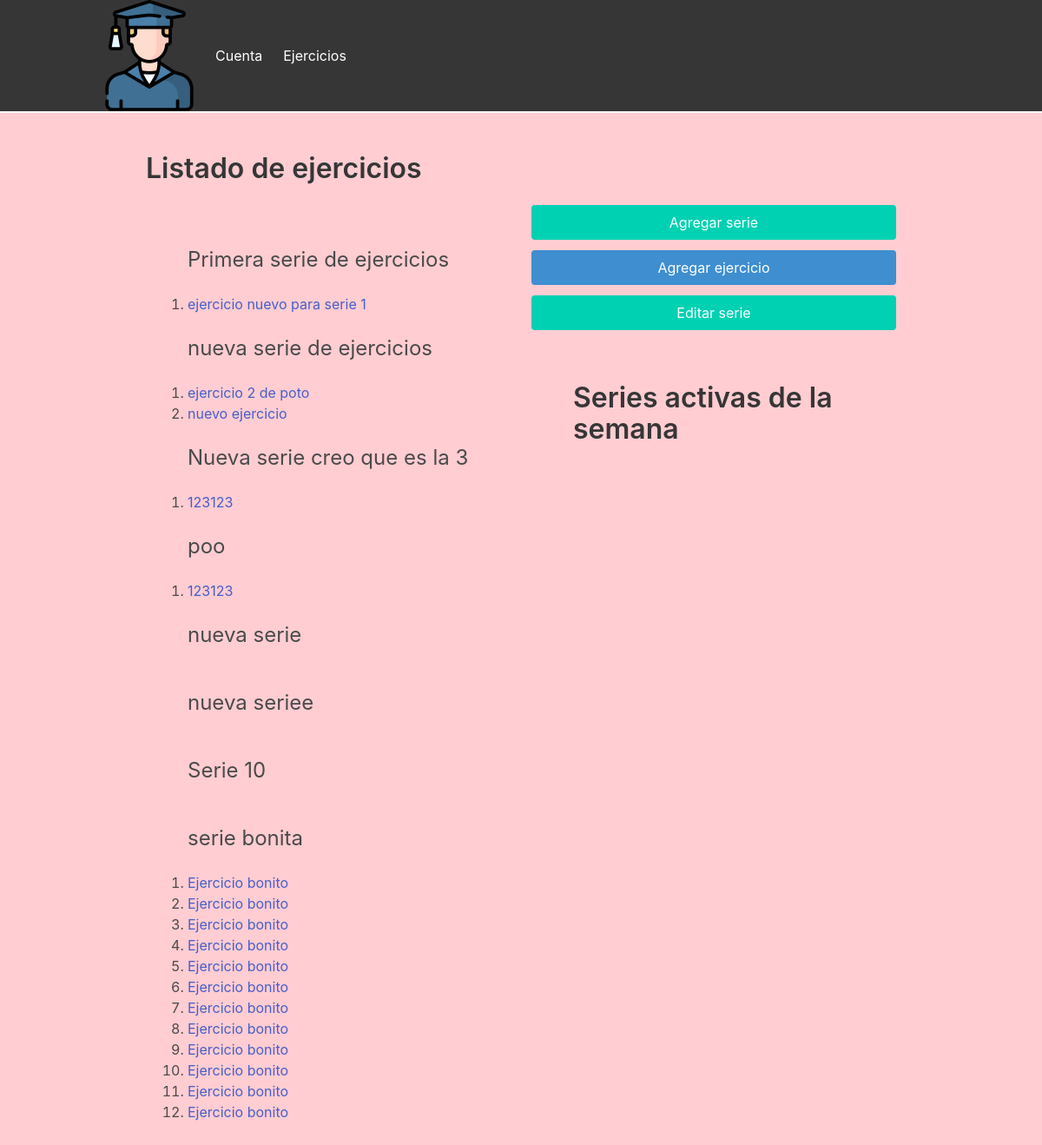
/vistaDocente, run on the app's committed database.
### basedatos/modelos.py (models this page shows, shortened)
class Serie(db.Model):
    id = db.Column(db.Integer, primary_key=True)
    nombre = db.Column(db.String(50), nullable=False)
    fecha = db.Column(db.Date(), nullable=False)
    activa = db.Column(db.Boolean(), nullable=False)

class Ejercicio(db.Model):
    id = db.Column(db.Integer, primary_key=True)
    nombre = db.Column(db.String(50), nullable=False)
    path_ejercicio = db.Column(db.String(200), nullable=False)
    enunciado = db.Column(db.String(), nullable=False)
    id_serie = db.Column(db.Integer, db.ForeignKey('serie.id'), nullable=False)

### main.py (the view)
@app.route('/vistaDocente', methods=['GET', 'POST'])
def rutaDocente():
    series = Serie.query.all()
    ejercicios_por_serie = {serie.id: [] for serie in series}
    ejercicios = Ejercicio.query.all()
    for ejercicio in ejercicios:
        ejercicios_por_serie[ejercicio.id_serie].append(ejercicio)
    return render_template('vistaDocente.html',series=series, ejercicios_por_serie=ejercicios_por_serie)

### templates/vistaDocente.html (shortened to what this page needs)
{% extends "layout.html" %}
{% block body %}
<div class="container">
    <div class="section">
        <h1 class="title">Listado de ejercicios</h1>
        <div class="columns">
            <div class="column">
                <section class="section">
                    <div class="container is-centered is-justify-content-center">
                        {% for serie in series %}
                        <h2 class="subtitle">
                            <span style="font-size: larger;">{{ serie.nombre }}</span>
                        </h2>
                        <ol>
                            {% for ejercicio in ejercicios_por_serie[serie.id] %}
                            <li>
                                <a href="{{ ejercicio.url }}" class="exercise-link">{{ ejercicio.nombre }}</a>
                            </li>
                            {% endfor %}
                        </ol>
                        {% if not loop.last %}
                        <br>
                        {% endif %}
                        {% endfor %}
                    </div>
                </section>
            </div>
            <div class="column is-flex-direction-column is-align-items-flex-end">
                <a href="{{ url_for('agregar_serie') }}" class="button is-primary mb-3" style="flex-grow: 1; width: 100%;">Agregar serie</a>
                <a href="{{ url_for('agregar_ejercicio') }}" class="button button is-info mb-3  " style="flex-grow: 1; width: 100%;">Agregar ejercicio</a>
                <a href="{{ url_for('editar_serie') }}" class="button is-primary mb-3" style="flex-grow: 1; width: 100%;">Editar serie</a>
                <div class="section">
                    <h2 class="title">Series activas de la semana</h2>
                </div>
            </div>
        </div>
    </div>
</div>
{% endblock %}

### templates/layout.html (shortened to what this page needs)
  <!DOCTYPE html>
  <html lang="en">
  <head>
    <link rel="stylesheet" href="https://cdn.jsdelivr.net/npm/bulma@0.9.3/css/bulma.min.css">
    <link rel="stylesheet" href="{{ url_for('static', filename='css/layout.css') }}">
    <link rel="stylesheet" href="https://cdnjs.cloudflare.com/ajax/libs/font-awesome/5.15.3/css/all.min.css">
  </head>
  <body>
    <nav class="navbar has-shadow is-dark">
      <div class="container">
        <div class="navbar-brand">
          <a href="{{ url_for('index') }}">
            <figure class="image is-128x128">
              <img src="{{ url_for('static', filename='images/graduated.png') }}" alt="sitelogo">
            </figure>
          </a>
        </div>
        {% block navbar %}
        <div class="navbar-menu" id="navbarMenu">
          <div class="navbar-start">
            <a href="#" class="navbar-item">Cuenta</a>
            <a href="{{ url_for('listar_ejercicios') }}" class="navbar-item">Ejercicios</a>
          </div>
        </div>
        {% endblock %}
      </div>
    </nav>
    {% block body %}{% endblock %}
  </body>
  </html>

### static/css/layout.css (style rules this page uses)
body { background-color: #FFCDD2; }
.navbar, .navbar-menu { margin: 0; padding: 0; }
html { background-color: #FFCDD2; }
.navbar { box-shadow: none; }
.navbar { border-bottom: none; }

### data on the page
Serie: nombre "Primera serie de ejercicios"
Ejercicio: nombre "ejercicio nuevo para serie 1"
Serie: nombre "nueva serie de ejercicios"
Ejercicio: nombre "ejercicio 2 de poto"
Ejercicio: nombre "nuevo ejercicio"
Serie: nombre "Nueva serie creo que es la 3"
Ejercicio: nombre "123123"
Serie: nombre "poo"
Ejercicio: nombre "123123"
Serie: nombre "nueva serie"
Serie: nombre "nueva seriee"
Serie: nombre "Serie 10"
Serie: nombre "serie bonita"
Ejercicio: nombre "Ejercicio bonito"
Ejercicio: nombre "Ejercicio bonito"
Ejercicio: nombre "Ejercicio bonito"
Ejercicio: nombre "Ejercicio bonito"
Ejercicio: nombre "Ejercicio bonito"
Ejercicio: nombre "Ejercicio bonito"
Ejercicio: nombre "Ejercicio bonito"
Ejercicio: nombre "Ejercicio bonito"
Ejercicio: nombre "Ejercicio bonito"
Ejercicio: nombre "Ejercicio bonito"
Ejercicio: nombre "Ejercicio bonito"
Ejercicio: nombre "Ejercicio bonito"
